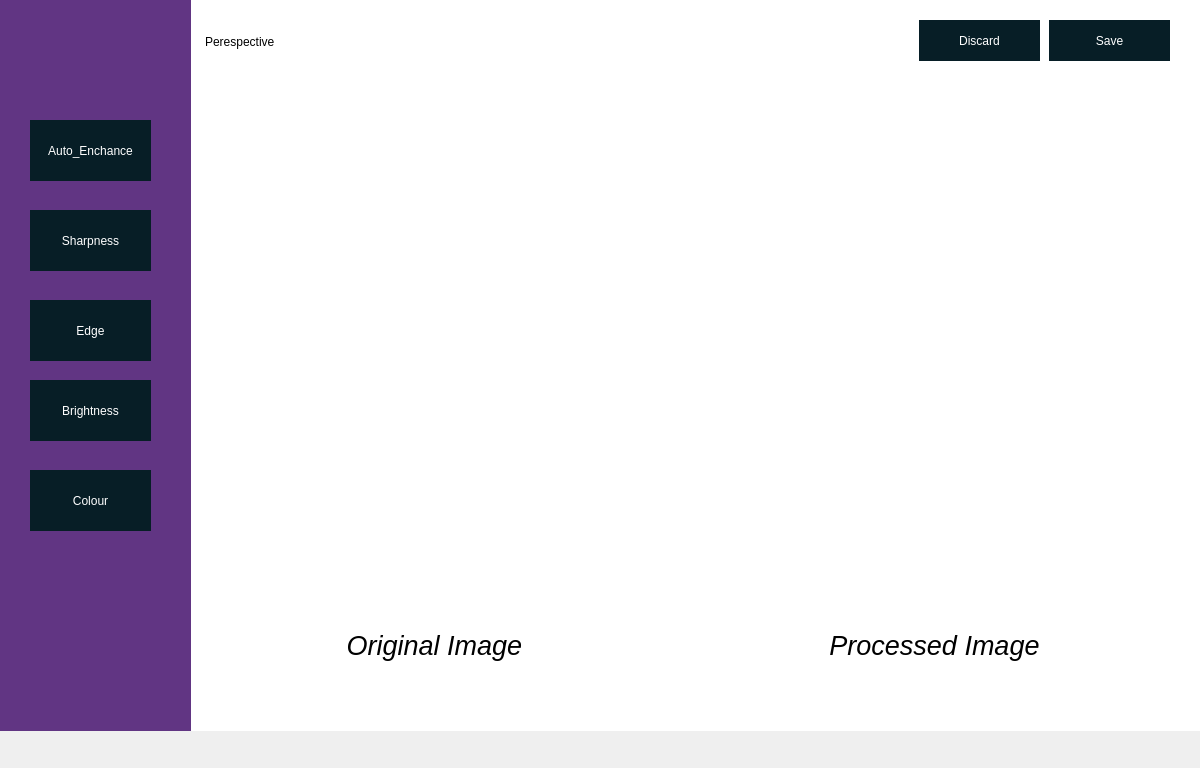
<?xml version="1.0" encoding="UTF-8"?>
<ui version="4.0">
 <class>Form</class>
 <widget class="QWidget" name="Form">
  <property name="geometry">
   <rect>
    <x>0</x>
    <y>0</y>
    <width>1200</width>
    <height>768</height>
   </rect>
  </property>
  <property name="sizePolicy">
   <sizepolicy hsizetype="Maximum" vsizetype="Maximum">
    <horstretch>0</horstretch>
    <verstretch>0</verstretch>
   </sizepolicy>
  </property>
  <property name="windowTitle">
   <string>Form</string>
  </property>
  <property name="styleSheet">
   <string notr="true"/>
  </property>
  <widget class="QFrame" name="frame">
   <property name="geometry">
    <rect>
     <x>0</x>
     <y>0</y>
     <width>1401</width>
     <height>731</height>
    </rect>
   </property>
   <property name="sizePolicy">
    <sizepolicy hsizetype="Maximum" vsizetype="Maximum">
     <horstretch>0</horstretch>
     <verstretch>0</verstretch>
    </sizepolicy>
   </property>
   <property name="styleSheet">
    <string notr="true">*{
border:none;
background-color:#fff;
color:#fff;
}
#ui{
background-color:rgb(97, 53, 131)
}
QPushButton{
background-color:#071e26;
}
#header{
text-color:#000;
}</string>
   </property>
   <property name="frameShape">
    <enum>QFrame::StyledPanel</enum>
   </property>
   <property name="frameShadow">
    <enum>QFrame::Raised</enum>
   </property>
   <widget class="QLabel" name="original">
    <property name="geometry">
     <rect>
      <x>210</x>
      <y>90</y>
      <width>451</width>
      <height>501</height>
     </rect>
    </property>
    <property name="text">
     <string/>
    </property>
   </widget>
   <widget class="QLabel" name="change">
    <property name="geometry">
     <rect>
      <x>710</x>
      <y>90</y>
      <width>451</width>
      <height>501</height>
     </rect>
    </property>
    <property name="text">
     <string/>
    </property>
   </widget>
   <widget class="QFrame" name="ui">
    <property name="geometry">
     <rect>
      <x>-10</x>
      <y>-10</y>
      <width>201</width>
      <height>751</height>
     </rect>
    </property>
    <property name="sizePolicy">
     <sizepolicy hsizetype="Maximum" vsizetype="Maximum">
      <horstretch>0</horstretch>
      <verstretch>0</verstretch>
     </sizepolicy>
    </property>
    <property name="styleSheet">
     <string notr="true">*{
border:none;
background-color:rgb(97, 53, 131);
color:#fff;
}
QPushButton{
background-color:#071e26;
}</string>
    </property>
    <property name="frameShape">
     <enum>QFrame::StyledPanel</enum>
    </property>
    <property name="frameShadow">
     <enum>QFrame::Raised</enum>
    </property>
    <widget class="QPushButton" name="auto_2">
     <property name="geometry">
      <rect>
       <x>40</x>
       <y>130</y>
       <width>121</width>
       <height>61</height>
      </rect>
     </property>
     <property name="text">
      <string>Auto_Enchance</string>
     </property>
    </widget>
    <widget class="QPushButton" name="sharpness">
     <property name="geometry">
      <rect>
       <x>40</x>
       <y>220</y>
       <width>121</width>
       <height>61</height>
      </rect>
     </property>
     <property name="text">
      <string>Sharpness</string>
     </property>
    </widget>
    <widget class="QPushButton" name="edge">
     <property name="geometry">
      <rect>
       <x>40</x>
       <y>310</y>
       <width>121</width>
       <height>61</height>
      </rect>
     </property>
     <property name="text">
      <string>Edge</string>
     </property>
    </widget>
    <widget class="QPushButton" name="brightness">
     <property name="geometry">
      <rect>
       <x>40</x>
       <y>390</y>
       <width>121</width>
       <height>61</height>
      </rect>
     </property>
     <property name="text">
      <string>Brightness</string>
     </property>
    </widget>
    <widget class="QPushButton" name="colour">
     <property name="geometry">
      <rect>
       <x>40</x>
       <y>480</y>
       <width>121</width>
       <height>61</height>
      </rect>
     </property>
     <property name="text">
      <string>Colour</string>
     </property>
    </widget>
    <widget class="QLabel" name="logo">
     <property name="geometry">
      <rect>
       <x>50</x>
       <y>20</y>
       <width>100</width>
       <height>100</height>
      </rect>
     </property>
     <property name="text">
      <string/>
     </property>
    </widget>
   </widget>
   <widget class="QFrame" name="header">
    <property name="geometry">
     <rect>
      <x>199</x>
      <y>10</y>
      <width>991</width>
      <height>61</height>
     </rect>
    </property>
    <property name="styleSheet">
     <string notr="true">QLabel{
color:#000;
	font: 30pt &quot;Ubuntu Condensed Bold&quot;;
}</string>
    </property>
    <property name="frameShape">
     <enum>QFrame::StyledPanel</enum>
    </property>
    <property name="frameShadow">
     <enum>QFrame::Raised</enum>
    </property>
    <widget class="QPushButton" name="discard">
     <property name="geometry">
      <rect>
       <x>720</x>
       <y>10</y>
       <width>121</width>
       <height>41</height>
      </rect>
     </property>
     <property name="text">
      <string>Discard</string>
     </property>
     <property name="icon">
      <iconset theme="edit-clear"/>
     </property>
    </widget>
    <widget class="QPushButton" name="save">
     <property name="geometry">
      <rect>
       <x>850</x>
       <y>10</y>
       <width>121</width>
       <height>41</height>
      </rect>
     </property>
     <property name="text">
      <string>Save</string>
     </property>
     <property name="icon">
      <iconset theme="document-save"/>
     </property>
    </widget>
    <widget class="QLabel" name="label">
     <property name="geometry">
      <rect>
       <x>6</x>
       <y>6</y>
       <width>541</width>
       <height>51</height>
      </rect>
     </property>
     <property name="text">
      <string>Perespective</string>
     </property>
    </widget>
   </widget>
   <widget class="QFrame" name="footer">
    <property name="geometry">
     <rect>
      <x>199</x>
      <y>610</y>
      <width>1001</width>
      <height>80</height>
     </rect>
    </property>
    <property name="styleSheet">
     <string notr="true">QLabel{
color:#000
}</string>
    </property>
    <property name="frameShape">
     <enum>QFrame::StyledPanel</enum>
    </property>
    <property name="frameShadow">
     <enum>QFrame::Raised</enum>
    </property>
    <widget class="QLabel" name="label_2">
     <property name="geometry">
      <rect>
       <x>100</x>
       <y>10</y>
       <width>271</width>
       <height>51</height>
      </rect>
     </property>
     <property name="font">
      <font>
       <pointsize>20</pointsize>
       <italic>true</italic>
       <bold>false</bold>
      </font>
     </property>
     <property name="text">
      <string>Original Image</string>
     </property>
     <property name="alignment">
      <set>Qt::AlignCenter</set>
     </property>
    </widget>
    <widget class="QLabel" name="label_3">
     <property name="geometry">
      <rect>
       <x>600</x>
       <y>10</y>
       <width>271</width>
       <height>51</height>
      </rect>
     </property>
     <property name="font">
      <font>
       <pointsize>20</pointsize>
       <italic>true</italic>
      </font>
     </property>
     <property name="text">
      <string>Processed Image</string>
     </property>
     <property name="alignment">
      <set>Qt::AlignCenter</set>
     </property>
    </widget>
   </widget>
   <zorder>ui</zorder>
   <zorder>original</zorder>
   <zorder>change</zorder>
   <zorder>header</zorder>
   <zorder>footer</zorder>
  </widget>
 </widget>
 <resources/>
 <connections/>
</ui>
